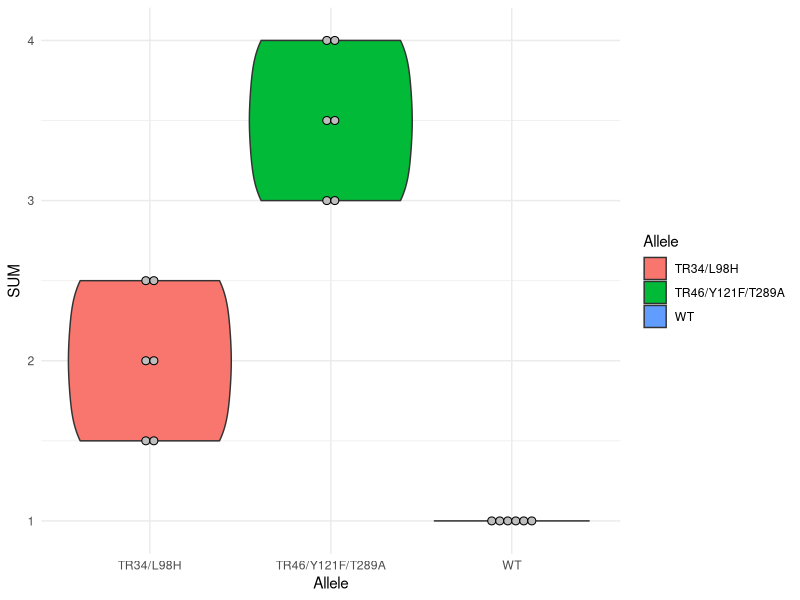

The R script that drew this image:
#### Tebucheck analysis for a population of uncharacterisied Aspergillus fumigatus isolates ####

#Load ggplot (install packages where required)
library(ggplot2)

# Set working directory where tebucheck_example.csv is stored
setwd("~/path/to/data")

# reading in data (ideally the user will provde data in a .csv file in wide format)
dat<- read.csv(file = 'tebucheck_example.csv')

## Basic violin plot
p <- ggplot(dat, aes(x=Allele, y=SUM, fill=Allele)) + 
    geom_violin()

## Add in data points to clarify distribution
p <- p + geom_dotplot(binaxis='y', binwidth = 0.1, stackdir='center', dotsize=0.5, fill = "grey") + theme_minimal()

# Generate plot
p
  
    
  